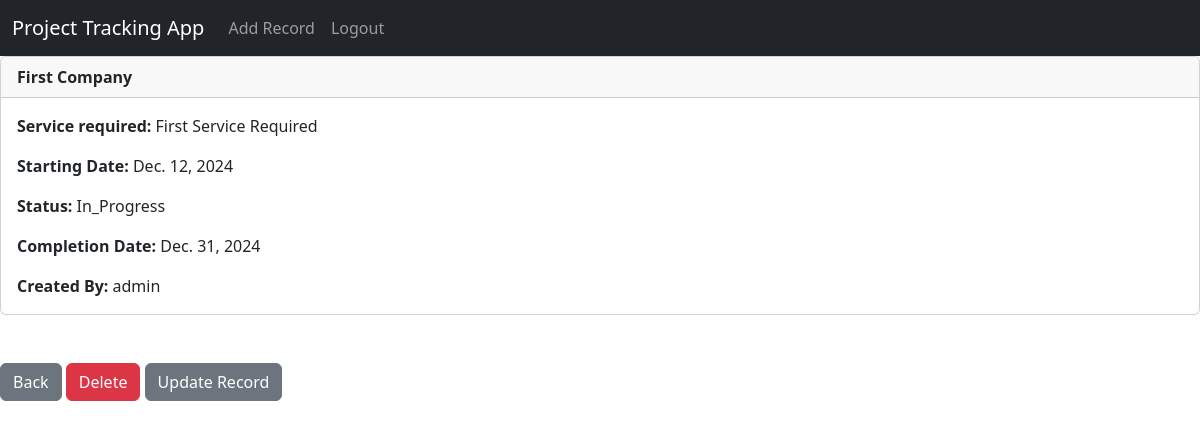
The app's page /record/11 (signed in) with its own data.
### website/models.py (models this page shows, shortened)
class Record(models.Model):
    company_name = models.CharField(max_length=100)
    service_required = models.CharField(max_length=500)
    date_start = models.DateField()
    status = models.CharField(max_length=12)
    completion_date = models.DateField(default='12/05/2025')
    createdBy = models.CharField(max_length=30,default=None)

### website/views.py (the view)
# urls.py: path('record/<int:pk>', views.record_detail, name='record'),
def record_detail(request, pk):
	if request.user.is_authenticated:
		record_detail = Record.objects.get(id=pk)
		return render(request, 'record.html', {'record_detail':record_detail})
	else:
		messages.success(request, "You Must Be Logged In To View That Page...")
		return redirect('home')

### website/templates/record.html
{% extends 'base.html' %} {% block content %}
<div class="card">
  <div class="card-header">
    <strong> {{ record_detail.company_name }}</strong>
  </div>
  <div class="card-body">
    <p class="card-text">
      <strong>Service required: </strong>{{ record_detail.service_required }}
    </p>
    <p class="card-text">
      <strong>Starting Date: </strong>{{ record_detail.date_start }}
    </p>
    <p class="card-text"><strong>Status: </strong>{{ record_detail.status }}</p>
    <p class="card-text">
      <strong>Completion Date: </strong>{{ record_detail.completion_date }}
    </p>
    <p class="card-text">
      <strong>Created By: </strong>{{ record_detail.createdBy }}
    </p>
  </div>
</div>
<br /><br />
<a href="{% url 'home' %}" class="btn btn-secondary">Back</a>
<a href="{% url 'delete_record' record_detail.id %}" class="btn btn-danger"
  >Delete</a
>
<a href="{% url 'update_record' record_detail.id %}" class="btn btn-secondary"
  >Update Record</a
>
{% endblock %}

### records on screen
Record: company_name "First Company", service_required "First Service Required", date_start "Dec. 12, 2024", status "In_Progress", completion_date "Dec. 31, 2024", createdBy "admin"
